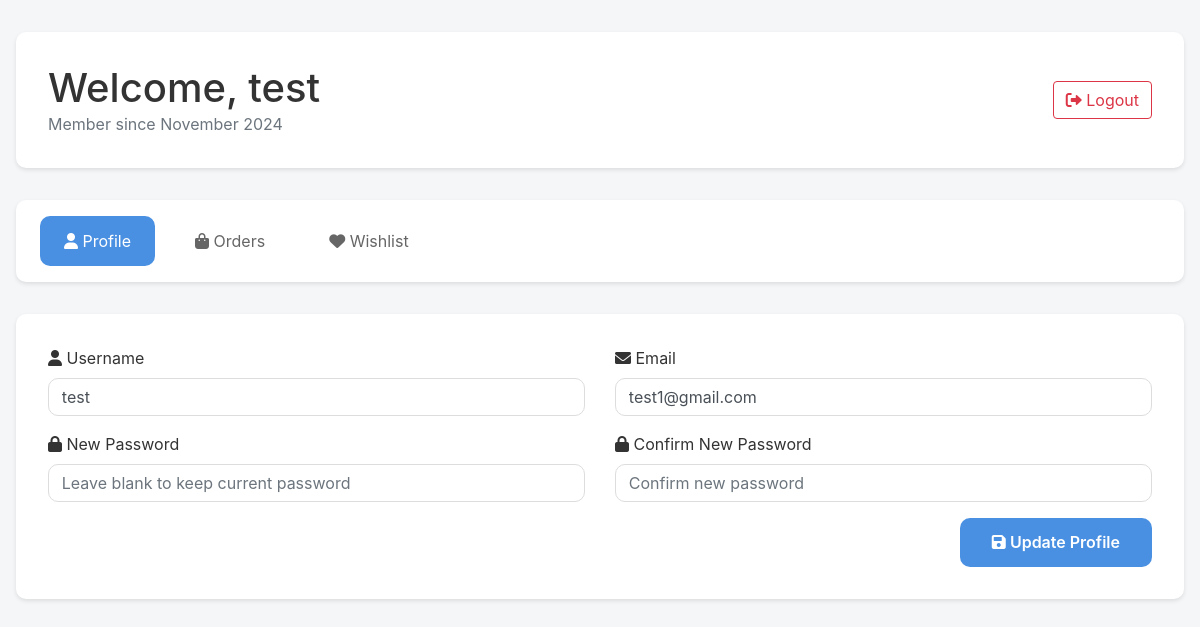
Screenshot of /profile.php (signed in) with the database file from the repository.
### tables this page shows
CREATE TABLE `users` (
  `id` int(11) NOT NULL,
  `username` varchar(50) NOT NULL,
  `email` varchar(100) NOT NULL,
  `password` varchar(255) NOT NULL,
  `role` enum('user','admin') DEFAULT 'user',
  `created_at` timestamp NOT NULL DEFAULT current_timestamp()
);

### profile.php (the view, shortened to what this page needs)
<?php
include 'config.php';
$userId = $_SESSION['user_id'];
$stmt = $pdo->prepare("SELECT * FROM users WHERE id = ?");
$stmt->execute([$userId]);
$user = $stmt->fetch(PDO::FETCH_ASSOC);
?>
<!DOCTYPE html>
<html lang="en">
<head>
    <link href="https://maxcdn.bootstrapcdn.com/bootstrap/4.5.2/css/bootstrap.min.css" rel="stylesheet">
    <link href="https://cdnjs.cloudflare.com/ajax/libs/font-awesome/5.15.4/css/all.min.css" rel="stylesheet">
    <link rel="stylesheet" href="https://cdnjs.cloudflare.com/ajax/libs/font-awesome/6.0.0/css/all.min.css">
</head>
<body>
<div class="profile-container">
    <div class="profile-header">
        <div class="row align-items-center">
            <div class="col-md-8">
                <h1 class="mb-0">Welcome, <?php echo htmlspecialchars($user['username']); ?></h1>
                <p class="text-muted mb-0">Member since <?php echo date('F Y', strtotime($user['created_at'])); ?></p>
            </div>
            <div class="col-md-4 text-md-right">
                <a href="logout.php" class="btn btn-outline-danger">
                    <i class="fas fa-sign-out-alt"></i> Logout
                </a>
            </div>
        </div>
    </div>
    <div class="profile-nav">
        <ul class="nav nav-pills" id="profileTabs" role="tablist">
            <li class="nav-item">
                <a class="nav-link active" id="profile-tab" data-toggle="pill" href="#profile" role="tab">
                    <i class="fas fa-user"></i> Profile
                </a>
            </li>
            <li class="nav-item">
                <a class="nav-link" id="orders-tab" data-toggle="pill" href="#orders" role="tab">
                    <i class="fas fa-shopping-bag"></i> Orders
                </a>
            </li>
            <li class="nav-item">
                <a class="nav-link" id="wishlist-tab" data-toggle="pill" href="#wishlist" role="tab">
                    <i class="fas fa-heart"></i> Wishlist
                </a>
            </li>
        </ul>
    </div>
    <div class="tab-content" id="profileTabsContent">
        <div class="tab-pane fade show active" id="profile" role="tabpanel">
            <div class="content-section">
                <form action="profile.php" method="POST">
                    <div class="row">
                        <div class="col-md-6">
                            <div class="form-group">
                                <label><i class="fas fa-user"></i> Username</label>
                                <input type="text" name="username" class="form-control" value="<?php echo htmlspecialchars($user['username']); ?>" required>
                            </div>
                        </div>
                        <div class="col-md-6">
                            <div class="form-group">
                                <label><i class="fas fa-envelope"></i> Email</label>
                                <input type="email" name="email" class="form-control" value="<?php echo htmlspecialchars($user['email']); ?>" required>
                            </div>
                        </div>
                    </div>
                    <div class="row">
                        <div class="col-md-6">
                            <div class="form-group">
                                <label><i class="fas fa-lock"></i> New Password</label>
                                <input type="password" name="password" class="form-control" placeholder="Leave blank to keep current password">
                            </div>
                        </div>
                        <div class="col-md-6">
                            <div class="form-group">
                                <label><i class="fas fa-lock"></i> Confirm New Password</label>
                                <input type="password" name="confirm_password" class="form-control" placeholder="Confirm new password">
                            </div>
                        </div>
                    </div>
                    <div class="text-right">
                        <button type="submit" name="update_profile" class="btn btn-primary">
                            <i class="fas fa-save"></i> Update Profile
                        </button>
                    </div>
                </form>
            </div>
        </div>
    </div>
</div>
</body>
</html>

### profile.php (style rules this page uses)
:root { --primary-color: #4a90e2; --secondary-color: #f8f9fa; --border-radius: 10px; --box-shadow: 0 2px 4px rgba(0,0,0,0.1); }
body { background-color: #f4f6f8; color: #333; }
.profile-container { max-width: 1200px; margin: 2rem auto; padding: 0 1rem; }
.profile-header { background: white; padding: 2rem; border-radius: var(--border-radius); box-shadow: var(--box-shadow); margin-bottom: 2rem; }
.profile-nav { background: white; padding: 1rem; border-radius: var(--border-radius); margin-bottom: 2rem; box-shadow: var(--box-shadow); }
.nav-pills .nav-link { color: #666; padding: 0.8rem 1.5rem; margin: 0 0.5rem; border-radius: var(--border-radius); }
.nav-pills .nav-link.active { background-color: var(--primary-color); color: white; }
.content-section { background: white; padding: 2rem; border-radius: var(--border-radius); box-shadow: var(--box-shadow); margin-bottom: 2rem; }
.form-control { border-radius: var(--border-radius); padding: 0.8rem; border: 1px solid #ddd; }
.btn-primary { background-color: var(--primary-color); border: none; padding: 0.8rem 2rem; border-radius: var(--border-radius); font-weight: 600; }

### rows the page displays
users: username "test", created_at "November 2024", email "test1@gmail.com"
